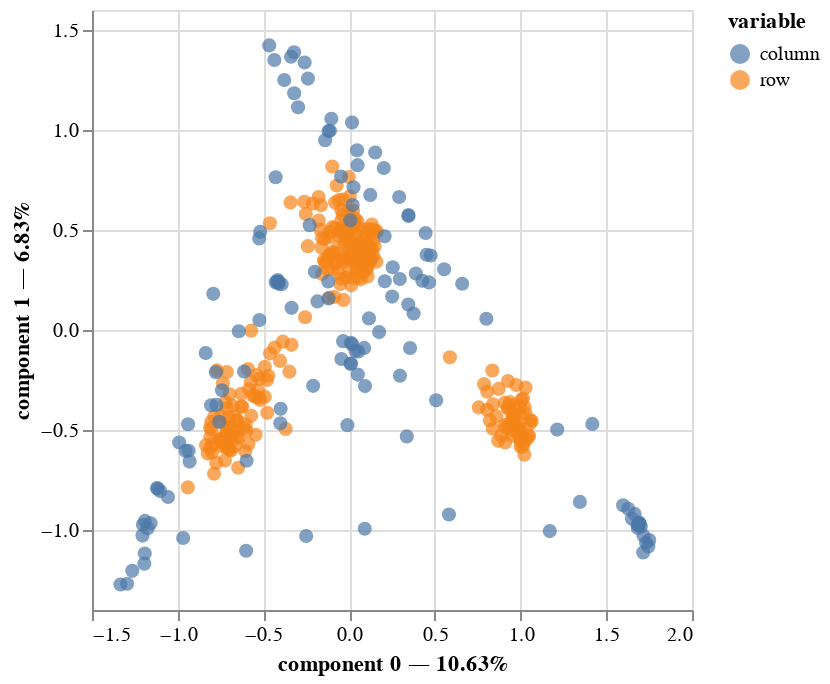

The cell this chart's notebook holds for it:
### Code cell
mca.plot(
    mca_data,
    x_component=0,
    y_component=1
)

### Figure 1 — Vega-Lite specification as saved in the notebook (floating-point values rounded to 4 significant figures; data arrays with more than 128 entries replaced by an {"elided": "..."} marker saying what was removed)
{"config": {"view": {"continuousWidth": 300, "continuousHeight": 300}}, "data": {"name": "data-0fffcfc6d8bb19e8ca6dac5c84092dda"}, "mark": {"type": "circle", "size": 50}, "encoding": {"color": {"field": "variable", "type": "nominal"}, "tooltip": [{"field": "variable", "type": "nominal"}, {"field": "value", "type": "nominal"}, {"field": "component 0", "type": "quantitative"}, {"field": "component 1", "type": "quantitative"}], "x": {"axis": {"title": "component 0 — 10.63%"}, "field": "component 0", "scale": {"zero": false}, "type": "quantitative"}, "y": {"axis": {"title": "component 1 — 6.83%"}, "field": "component 1", "scale": {"zero": false}, "type": "quantitative"}}, "params": [{"name": "param_1", "select": {"type": "interval", "encodings": ["x", "y"]}, "bind": "scales"}], "$schema": "https://vega.github.io/schema/vega-lite/v5.8.0.json", "datasets": {"data-0fffcfc6d8bb19e8ca6dac5c84092dda": {"elided": "427 records"}}}
